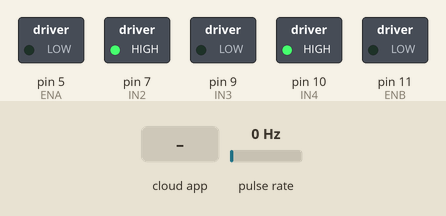
This sketch was run on a simulated Arduino Uno, built with avr-gcc and run on an emulated ATmega328P. Parts: switched loads named in the sketch (green lamp = pin HIGH). Wiring (inferred from the names in the program): pulse sensor: data pin 2. The test bench sets the inputs (shaded band); at power-on: pulse rate 0 Hz. The ROS host is connected and sends only what is stated.

Above: at 1.2 s.
1.3 s: the phone or cloud app sets right_motor_velocity to 45
At 2.5 s:
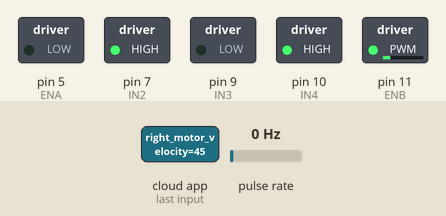
2.8 s: the phone or cloud app sets right_motor_velocity to 90
At 3.6 s:
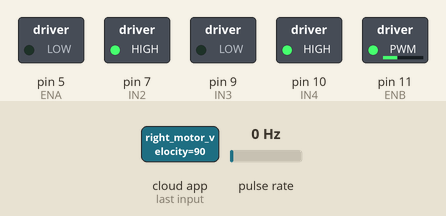
4.3 s: the phone or cloud app sets right_motor_velocity to 180
At 4.9 s:
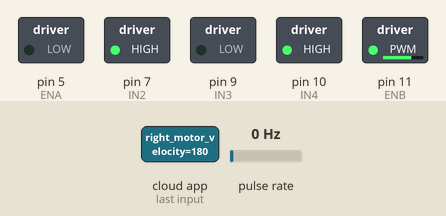
5.8 s: the phone or cloud app sets left_motor_velocity to 45
Timing chart, 0 to 8.3 s (numbered marks = the images above; inputs shaded):
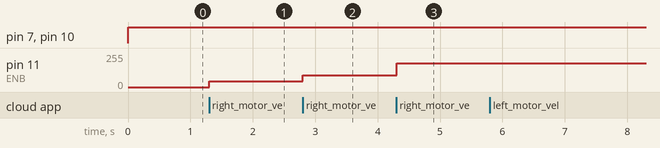

Measured:
- after the input at 1.3 s, pin 11 (ENB): 0/255 → 45/255 at once
- after the input at 2.8 s, pin 11 (ENB): 45/255 → 90/255 at once
- after the input at 4.3 s, pin 11 (ENB): 90/255 → 180/255 at once

The sketch:

arduino_communication.ino
```cpp
// Arduino-ROS Library - Rosserial Arduino Library - We need to install this library in Arduino
#include <ros.h>

// We will be receiving int messages (velocities) and we will send back
// int messages (encoder pulses) consequently, we need ROS Int32 data structure
#include <std_msgs/Int32.h>

// Left encoder
int encoderPinLeft = 2;

// Right encoder
int encoderPinRight = 2;

// Left motor pins
int ENA = 5;
int IN1 = 5;
int IN2 = 7;

// Right motor pins
int IN3 = 9;
int IN4 = 10;
int ENB = 11;

// These two variables count the total number of encoder pulses
// Left encoder pulses
volatile unsigned long totalPulsesLeft = 0;

// Right encoder pulses
volatile unsigned long totalPulsesRight = 0;

// Motor velocities - there variable are set by ROS
// Left motor
int motorVelocityLeft = 0;

// Left motor
int motorVelocityRight = 0;

// This is a handle of the ROS node
ros::NodeHandle nh;

// This is the callback function for the left motor
// It simply sets the velocity of the left motor on the basis of the received ROS message
void callbackFuncitonMotorLeft(const std_msgs::Int32 &motorVelocityLeftROS) {
  motorVelocityLeft = motorVelocityLeftROS.data;
}

// This is the callback function for the right motor
// It simply sets the velocity of the rgi,right motor on the basis of the received ROS message
void callbackFuncitonMotorRight(const std_msgs::Int32 &motorVelocityRightROS) {
  motorVelocityRight = motorVelocityRightROS.data;
}

// Publishers for the encoder pulses
// Left encoder publisher
std_msgs::Int32 leftEncoderROS;
ros::Publisher leftEncodeROSPublisher("left_encoder_pulses", &leftEncoderROS);
// Right encoder publisher
std_msgs::Int32 rightEncoderROS;
ros::Publisher rightEncodeROSPublisher("right_encoder_pulses", &rightEncoderROS);

// Subscribers for left and right motor velocities
// Left motor
ros::Subscriber<std_msgs::Int32> leftMotorROSSubscriber("left_motor_velocity", &callbackFuncitonMotorLeft);
// Left motor
ros::Subscriber<std_msgs::Int32> rightMotorROSSubscriber("right_motor_velocity", &callbackFuncitonMotorRight);

void setup() {
  // Set the encoder
  pinMode(encoderPinLeft, INPUT);
  pinMode(encoderPinRight, INPUT);

  // Attach the interrupts for tracking the pulses
  attachInterrupt(digitalPinToInterrupt(encoderPinLeft), interputFunctionLeft, RISING);
  attachInterrupt(digitalPinToInterrupt(encoderPinRight), interputFunctionRight, RISING);

  // Motors
  // Left Motor
  pinMode(ENA, OUTPUT);
  pinMode(IN1, OUTPUT);
  pinMode(IN2, OUTPUT);
  // Right Motor
  pinMode(IN3, OUTPUT);
  pinMode(IN4, OUTPUT);
  pinMode(ENB, OUTPUT);

  // Set all motors OFF
  // Left
  digitalWrite(IN1, LOW);
  digitalWrite(IN2, LOW);
  // Right
  digitalWrite(IN3, LOW);
  digitalWrite(IN4, LOW);


  // Set the serial communication parameter via Bluetooth
  // nh.getHardware()->setPort(&Serial)
  nh.getHardware()->setBaud(9600);

  // Initialize the ROS node
  nh.initNode();

  // Publishers
  nh.advertise(leftEncodeROSPublisher);
  nh.advertise(rightEncodeROSPublisher);
  // Subscribers
  nh.subscribe(leftMotorROSSubscriber);
  nh.subscribe(rightMotorROSSubscriber);

}

void loop() {
  nh.spinOnce();

  // Set the speed of the motor (PWM signals) from 0 to 255
  // the variables motorVelocityLeft and motorVelocityRight
  // are filled on the basis of the messages received from ROS
  analogWrite(ENA, motorVelocityLeft);
  analogWrite(ENB, motorVelocityRight);

  // Set the direction and turn ON
  // Left motor
  digitalWrite(IN1, LOW);
  digitalWrite(IN2, HIGH);
  // Right motor
  digitalWrite(IN3, LOW);
  digitalWrite(IN4, HIGH);

  // Send back the encoder readings
  leftEncoderROS.data = totalPulsesLeft;
  rightEncoderROS.data = totalPulsesRight;
  leftEncodeROSPublisher.publish(&leftEncoderROS);
  rightEncodeROSPublisher.publish(&rightEncoderROS);

  delay(5);
}

// Interrupt funciton left encoder
void interputFunctionLeft() {
  // Increment the total number of pulses
  totalPulsesLeft = totalPulsesLeft + 1;
}

// Interrupt funciton left encoder
void interputFunctionRight() {
  // Increment the total number of pulses
  totalPulsesRight = totalPulsesRight + 1;
}
```
